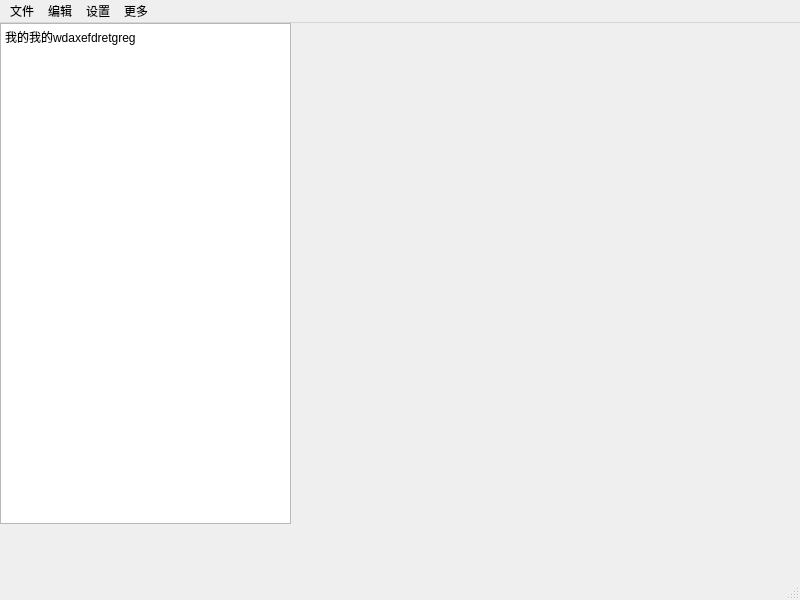
<?xml version="1.0" encoding="UTF-8"?>
<ui version="4.0">
 <class>NewMainWindow</class>
 <widget class="QMainWindow" name="NewMainWindow">
  <property name="geometry">
   <rect>
    <x>0</x>
    <y>0</y>
    <width>800</width>
    <height>600</height>
   </rect>
  </property>
  <property name="windowTitle">
   <string>NewMainWindow</string>
  </property>
  <widget class="QWidget" name="centralwidget">
   <widget class="QTextEdit" name="textEdit">
    <property name="geometry">
     <rect>
      <x>0</x>
      <y>0</y>
      <width>291</width>
      <height>501</height>
     </rect>
    </property>
    <property name="html">
     <string>&lt;!DOCTYPE HTML PUBLIC &quot;-//W3C//DTD HTML 4.0//EN&quot; &quot;http://www.w3.org/TR/REC-html40/strict.dtd&quot;&gt;
&lt;html&gt;&lt;head&gt;&lt;meta name=&quot;qrichtext&quot; content=&quot;1&quot; /&gt;&lt;style type=&quot;text/css&quot;&gt;
p, li { white-space: pre-wrap; }
&lt;/style&gt;&lt;/head&gt;&lt;body style=&quot; font-family:'SimSun'; font-size:9pt; font-weight:400; font-style:normal;&quot;&gt;
&lt;p style=&quot; margin-top:0px; margin-bottom:0px; margin-left:0px; margin-right:0px; -qt-block-indent:0; text-indent:0px;&quot;&gt;我的我的wdaxefdretgreg&lt;/p&gt;
&lt;p style=&quot;-qt-paragraph-type:empty; margin-top:0px; margin-bottom:0px; margin-left:0px; margin-right:0px; -qt-block-indent:0; text-indent:0px;&quot;&gt;&lt;br /&gt;&lt;/p&gt;&lt;/body&gt;&lt;/html&gt;</string>
    </property>
   </widget>
  </widget>
  <widget class="QMenuBar" name="menubar">
   <property name="geometry">
    <rect>
     <x>0</x>
     <y>0</y>
     <width>800</width>
     <height>21</height>
    </rect>
   </property>
   <widget class="QMenu" name="menu">
    <property name="title">
     <string>文件</string>
    </property>
    <addaction name="separator"/>
    <addaction name="separator"/>
    <addaction name="open_act"/>
   </widget>
   <widget class="QMenu" name="menu_2">
    <property name="title">
     <string>编辑</string>
    </property>
    <addaction name="edit_act"/>
   </widget>
   <widget class="QMenu" name="menu_3">
    <property name="title">
     <string>设置</string>
    </property>
    <addaction name="setfont_act"/>
   </widget>
   <widget class="QMenu" name="menu_4">
    <property name="title">
     <string>更多</string>
    </property>
    <addaction name="action"/>
   </widget>
   <addaction name="menu"/>
   <addaction name="menu_2"/>
   <addaction name="menu_3"/>
   <addaction name="menu_4"/>
  </widget>
  <widget class="QStatusBar" name="statusbar"/>
  <action name="open_act">
   <property name="text">
    <string>打开文件</string>
   </property>
   <property name="shortcut">
    <string>Ctrl+A</string>
   </property>
  </action>
  <action name="setfont_act">
   <property name="text">
    <string>字体设置</string>
   </property>
   <property name="toolTip">
    <string>字体设置</string>
   </property>
   <property name="shortcut">
    <string>Ctrl+C</string>
   </property>
  </action>
  <action name="action">
   <property name="text">
    <string>查看更多</string>
   </property>
   <property name="shortcut">
    <string>Ctrl+D</string>
   </property>
  </action>
  <action name="edit_act">
   <property name="text">
    <string>编辑文件</string>
   </property>
   <property name="shortcut">
    <string>Ctrl+B</string>
   </property>
  </action>
 </widget>
 <resources/>
 <connections/>
</ui>
